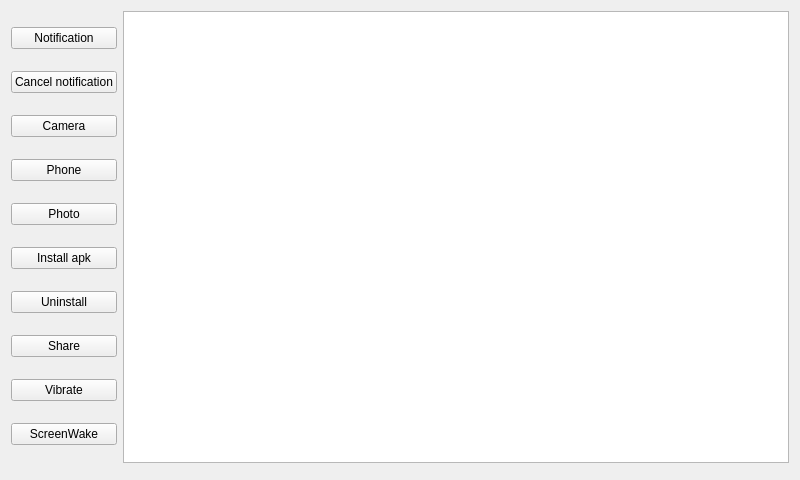
<?xml version="1.0" encoding="UTF-8"?>
<ui version="4.0">
 <class>MainWindow</class>
 <widget class="QMainWindow" name="MainWindow">
  <property name="geometry">
   <rect>
    <x>0</x>
    <y>0</y>
    <width>800</width>
    <height>480</height>
   </rect>
  </property>
  <property name="windowTitle">
   <string>MainWindow</string>
  </property>
  <widget class="QWidget" name="centralWidget">
   <layout class="QGridLayout" name="gridLayout">
    <item row="0" column="0">
     <layout class="QVBoxLayout" name="verticalLayout">
      <item>
       <widget class="QPushButton" name="pbNotification">
        <property name="text">
         <string>Notification</string>
        </property>
       </widget>
      </item>
      <item>
       <widget class="QPushButton" name="pbCancelNotify">
        <property name="text">
         <string>Cancel notification</string>
        </property>
       </widget>
      </item>
      <item>
       <widget class="QPushButton" name="pbCamera">
        <property name="text">
         <string>Camera</string>
        </property>
       </widget>
      </item>
      <item>
       <widget class="QPushButton" name="ptPhone">
        <property name="text">
         <string>Phone</string>
        </property>
       </widget>
      </item>
      <item>
       <widget class="QPushButton" name="pbPhoto">
        <property name="text">
         <string>Photo</string>
        </property>
       </widget>
      </item>
      <item>
       <widget class="QPushButton" name="ptInstall">
        <property name="text">
         <string>Install apk</string>
        </property>
       </widget>
      </item>
      <item>
       <widget class="QPushButton" name="ptUnistall">
        <property name="text">
         <string>Uninstall</string>
        </property>
       </widget>
      </item>
      <item>
       <widget class="QPushButton" name="pbShare">
        <property name="text">
         <string>Share</string>
        </property>
       </widget>
      </item>
      <item>
       <widget class="QPushButton" name="pbVibrate">
        <property name="text">
         <string>Vibrate</string>
        </property>
       </widget>
      </item>
      <item>
       <widget class="QPushButton" name="pbScreenWake">
        <property name="text">
         <string>ScreenWake</string>
        </property>
       </widget>
      </item>
     </layout>
    </item>
    <item row="0" column="1">
     <layout class="QVBoxLayout" name="verticalLayout_2">
      <item>
       <widget class="QTextEdit" name="teDirectory"/>
      </item>
      <item>
       <widget class="QWidget" name="wdtPicture" native="true"/>
      </item>
     </layout>
    </item>
   </layout>
  </widget>
 </widget>
 <layoutdefault spacing="6" margin="11"/>
 <resources/>
 <connections/>
</ui>
